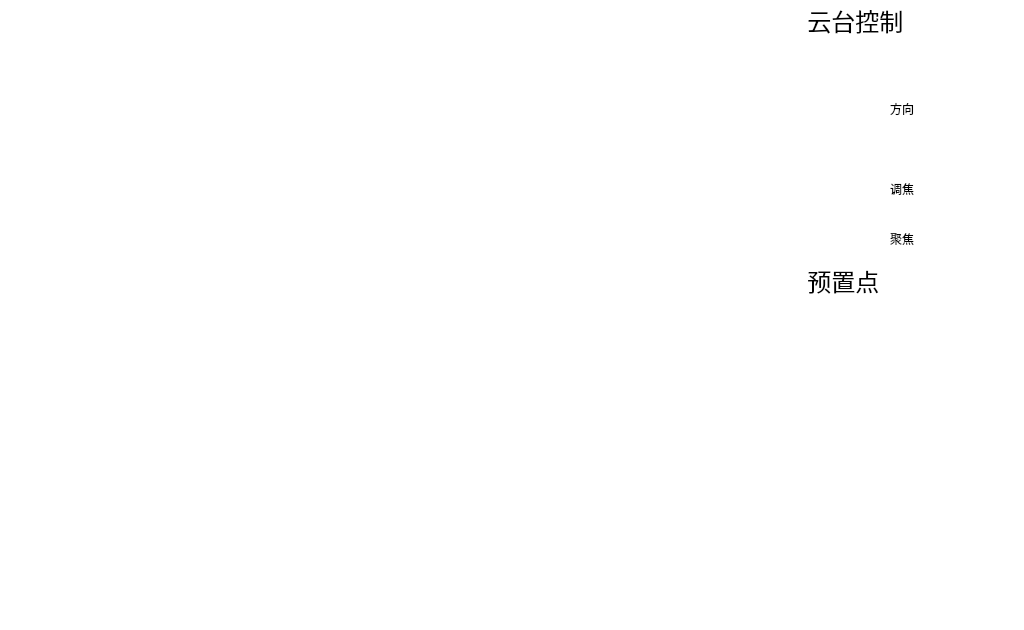
<?xml version="1.0" encoding="UTF-8"?>
<ui version="4.0">
 <class>pvmsMonitorWidget</class>
 <widget class="QWidget" name="pvmsMonitorWidget">
  <property name="geometry">
   <rect>
    <x>0</x>
    <y>0</y>
    <width>1024</width>
    <height>630</height>
   </rect>
  </property>
  <property name="windowTitle">
   <string>Form</string>
  </property>
  <widget class="QLabel" name="label_6">
   <property name="geometry">
    <rect>
     <x>794</x>
     <y>220</y>
     <width>226</width>
     <height>41</height>
    </rect>
   </property>
   <property name="font">
    <font>
     <pointsize>12</pointsize>
    </font>
   </property>
   <property name="styleSheet">
    <string notr="true">#label_6 { 
	color: rgb(33, 131, 229);
    background-color: rgb(255, 255, 255);
  } 
 #label_6 * { 
     background-color:; 
 }</string>
   </property>
   <property name="text">
    <string/>
   </property>
  </widget>
  <widget class="QPushButton" name="presetNoPushButton_8">
   <property name="geometry">
    <rect>
     <x>970</x>
     <y>370</y>
     <width>53</width>
     <height>32</height>
    </rect>
   </property>
   <property name="font">
    <font>
     <pointsize>12</pointsize>
    </font>
   </property>
   <property name="styleSheet">
    <string notr="true">QPushButton{
background-image: url(:/res/8.bmp);
border-color: rgb(255, 255, 255);
border-width: 1px;
border-style: solid;}
QPushButton:hover{background-color: rgb(246, 246, 246);color: rgb(86, 164, 246);border-color: rgb(255, 255, 255);border-width: 2px;border-style: solid;}

QPushButton:pressed
{background-color: rgb(86, 164, 246);color: rgb(255, 255, 255);border-color: rgb(170, 170, 170);border-width: 2px;border-style: solid;}</string>
   </property>
   <property name="text">
    <string/>
   </property>
   <property name="checkable">
    <bool>true</bool>
   </property>
  </widget>
  <widget class="QPushButton" name="zoomOutPushButton">
   <property name="geometry">
    <rect>
     <x>808</x>
     <y>170</y>
     <width>71</width>
     <height>32</height>
    </rect>
   </property>
   <property name="font">
    <font>
     <pointsize>12</pointsize>
    </font>
   </property>
   <property name="styleSheet">
    <string notr="true">QPushButton{
background-image: url(:/res/plus.bmp);
border-color: rgb(255, 255, 255);
border-width: 1px;
border-style: solid;}
QPushButton:pressed
{background-color: rgb(86, 164, 246);color: rgb(255, 255, 255);border-color: rgb(170, 170, 170);border-width: 2px;border-style: solid;}
</string>
   </property>
   <property name="text">
    <string/>
   </property>
  </widget>
  <widget class="QPushButton" name="focusNearPushButton">
   <property name="geometry">
    <rect>
     <x>930</x>
     <y>220</y>
     <width>71</width>
     <height>32</height>
    </rect>
   </property>
   <property name="font">
    <font>
     <pointsize>12</pointsize>
    </font>
   </property>
   <property name="styleSheet">
    <string notr="true">QPushButton{
background-image: url(:/res/near.bmp);
border-color: rgb(255, 255, 255);
border-width: 1px;
border-style: solid;}
QPushButton:pressed
{background-color: rgb(86, 164, 246);color: rgb(255, 255, 255);border-color: rgb(170, 170, 170);border-width: 2px;border-style: solid;}
</string>
   </property>
   <property name="text">
    <string/>
   </property>
  </widget>
  <widget class="QPushButton" name="startPollingPushButton">
   <property name="geometry">
    <rect>
     <x>915</x>
     <y>510</y>
     <width>30</width>
     <height>31</height>
    </rect>
   </property>
   <property name="styleSheet">
    <string notr="true">border-image: url(:/monres/start1.bmp);</string>
   </property>
   <property name="text">
    <string/>
   </property>
   <property name="iconSize">
    <size>
     <width>30</width>
     <height>31</height>
    </size>
   </property>
   <property name="checkable">
    <bool>true</bool>
   </property>
   <property name="checked">
    <bool>false</bool>
   </property>
   <property name="flat">
    <bool>true</bool>
   </property>
  </widget>
  <widget class="QLabel" name="label">
   <property name="geometry">
    <rect>
     <x>890</x>
     <y>180</y>
     <width>31</width>
     <height>17</height>
    </rect>
   </property>
   <property name="styleSheet">
    <string notr="true">background-color: rgb(255, 255, 255);
color: rgb(0, 0, 0);</string>
   </property>
   <property name="text">
    <string>调焦</string>
   </property>
  </widget>
  <widget class="QPushButton" name="cameraSwitchPushButton">
   <property name="geometry">
    <rect>
     <x>785</x>
     <y>470</y>
     <width>112</width>
     <height>32</height>
    </rect>
   </property>
   <property name="font">
    <font>
     <pointsize>12</pointsize>
    </font>
   </property>
   <property name="styleSheet">
    <string notr="true">QPushButton{
background-image: url(:/monres/cameraoff.bmp);
border-color: rgb(255, 255, 255);
border-width: 1px;
border-style: solid;}

QPushButton:pressed
{background-color: rgb(86, 164, 246);color: rgb(255, 255, 255);border-color: rgb(170, 170, 170);border-width: 2px;border-style: solid;}

</string>
   </property>
   <property name="text">
    <string/>
   </property>
   <property name="checkable">
    <bool>true</bool>
   </property>
  </widget>
  <widget class="QLabel" name="label_10">
   <property name="geometry">
    <rect>
     <x>890</x>
     <y>100</y>
     <width>31</width>
     <height>17</height>
    </rect>
   </property>
   <property name="styleSheet">
    <string notr="true">background-color: rgb(255, 255, 255);
color: rgb(0, 0, 0);</string>
   </property>
   <property name="text">
    <string>方向</string>
   </property>
  </widget>
  <widget class="QPushButton" name="focusFarPushButton">
   <property name="geometry">
    <rect>
     <x>808</x>
     <y>220</y>
     <width>71</width>
     <height>32</height>
    </rect>
   </property>
   <property name="font">
    <font>
     <pointsize>12</pointsize>
    </font>
   </property>
   <property name="styleSheet">
    <string notr="true">QPushButton{
background-image: url(:/res/fare.bmp);
border-color: rgb(255, 255, 255);
border-width: 1px;
border-style: solid;}
QPushButton:pressed
{background-color: rgb(86, 164, 246);color: rgb(255, 255, 255);border-color: rgb(170, 170, 170);border-width: 2px;border-style: solid;}
</string>
   </property>
   <property name="text">
    <string/>
   </property>
  </widget>
  <widget class="QPushButton" name="presetNoPushButton_3">
   <property name="geometry">
    <rect>
     <x>910</x>
     <y>310</y>
     <width>53</width>
     <height>32</height>
    </rect>
   </property>
   <property name="font">
    <font>
     <pointsize>12</pointsize>
    </font>
   </property>
   <property name="styleSheet">
    <string notr="true">QPushButton{
background-image: url(:/res/3.bmp);
border-color: rgb(255, 255, 255);
border-width: 1px;
border-style: solid;}
QPushButton:hover{background-color: rgb(246, 246, 246);color: rgb(86, 164, 246);border-color: rgb(255, 255, 255);border-width: 2px;border-style: solid;}

QPushButton:pressed
{background-color: rgb(86, 164, 246);color: rgb(255, 255, 255);border-color: rgb(170, 170, 170);border-width: 2px;border-style: solid;}</string>
   </property>
   <property name="text">
    <string/>
   </property>
   <property name="checkable">
    <bool>true</bool>
   </property>
  </widget>
  <widget class="QPushButton" name="pausePollingPushButton">
   <property name="geometry">
    <rect>
     <x>860</x>
     <y>510</y>
     <width>30</width>
     <height>31</height>
    </rect>
   </property>
   <property name="styleSheet">
    <string notr="true">border-image: url(:/monres/pause.bmp);</string>
   </property>
   <property name="text">
    <string/>
   </property>
   <property name="iconSize">
    <size>
     <width>30</width>
     <height>31</height>
    </size>
   </property>
   <property name="checkable">
    <bool>true</bool>
   </property>
   <property name="flat">
    <bool>true</bool>
   </property>
  </widget>
  <widget class="QPushButton" name="zoomInPushButton">
   <property name="geometry">
    <rect>
     <x>930</x>
     <y>170</y>
     <width>71</width>
     <height>32</height>
    </rect>
   </property>
   <property name="font">
    <font>
     <pointsize>12</pointsize>
    </font>
   </property>
   <property name="styleSheet">
    <string notr="true">QPushButton{
background-image: url(:/res/substruct.bmp);
border-color: rgb(255, 255, 255);
border-width: 1px;
border-style: solid;}
QPushButton:pressed
{background-color: rgb(86, 164, 246);color: rgb(255, 255, 255);border-color: rgb(170, 170, 170);border-width: 2px;border-style: solid;}

</string>
   </property>
   <property name="text">
    <string/>
   </property>
  </widget>
  <widget class="QPushButton" name="presetNoPushButton_2">
   <property name="geometry">
    <rect>
     <x>850</x>
     <y>310</y>
     <width>53</width>
     <height>32</height>
    </rect>
   </property>
   <property name="font">
    <font>
     <pointsize>12</pointsize>
    </font>
   </property>
   <property name="styleSheet">
    <string notr="true">
QPushButton
{background-image: url(:/monres/2.bmp);
border-color: rgb(255, 255, 255);
border-width: 1px;
border-style: solid;}

QPushButton:hover{background-color: rgb(246, 246, 246);color: rgb(86, 164, 246);border-color: rgb(255, 255, 255);border-width: 2px;border-style: solid;}

QPushButton:pressed
{background-color: rgb(86, 164, 246);color: rgb(255, 255, 255);border-color: rgb(170, 170, 170);border-width: 2px;border-style: solid;}</string>
   </property>
   <property name="text">
    <string/>
   </property>
   <property name="checkable">
    <bool>true</bool>
   </property>
  </widget>
  <widget class="QPushButton" name="ptzRightPushButton">
   <property name="geometry">
    <rect>
     <x>950</x>
     <y>90</y>
     <width>71</width>
     <height>32</height>
    </rect>
   </property>
   <property name="styleSheet">
    <string notr="true">QPushButton{
background-image: url(:/res/right.bmp);
border-color: rgb(255, 255, 255);
border-width: 1px;
border-style: solid;}
QPushButton:pressed
{background-color: rgb(86, 164, 246);color: rgb(255, 255, 255);border-color: rgb(170, 170, 170);border-width: 2px;border-style: solid;}
</string>
   </property>
   <property name="text">
    <string/>
   </property>
   <property name="iconSize">
    <size>
     <width>50</width>
     <height>50</height>
    </size>
   </property>
  </widget>
  <widget class="QLabel" name="label_2">
   <property name="geometry">
    <rect>
     <x>890</x>
     <y>230</y>
     <width>31</width>
     <height>17</height>
    </rect>
   </property>
   <property name="styleSheet">
    <string notr="true">background-color: rgb(255, 255, 255);
color: rgb(0, 0, 0);</string>
   </property>
   <property name="text">
    <string>聚焦</string>
   </property>
  </widget>
  <widget class="QPushButton" name="ptzLeftPushButton">
   <property name="geometry">
    <rect>
     <x>790</x>
     <y>90</y>
     <width>71</width>
     <height>32</height>
    </rect>
   </property>
   <property name="styleSheet">
    <string notr="true">QPushButton{
background-image: url(:/res/left.bmp);
border-color: rgb(255, 255, 255);
border-width: 1px;
border-style: solid;}
QPushButton:pressed
{background-color: rgb(86, 164, 246);color: rgb(255, 255, 255);border-color: rgb(170, 170, 170);border-width: 2px;border-style: solid;}
</string>
   </property>
   <property name="text">
    <string/>
   </property>
   <property name="iconSize">
    <size>
     <width>50</width>
     <height>50</height>
    </size>
   </property>
  </widget>
  <widget class="QLabel" name="label_4">
   <property name="geometry">
    <rect>
     <x>794</x>
     <y>40</y>
     <width>231</width>
     <height>131</height>
    </rect>
   </property>
   <property name="font">
    <font>
     <pointsize>12</pointsize>
    </font>
   </property>
   <property name="styleSheet">
    <string notr="true"> #label_4 { 
	color: rgb(33, 131, 229);
    background-color: rgb(255, 255, 255);
  } 
 #label_4 * { 
     background-color:; 
 }</string>
   </property>
   <property name="text">
    <string/>
   </property>
  </widget>
  <widget class="QPushButton" name="presetSetPushButton">
   <property name="geometry">
    <rect>
     <x>785</x>
     <y>430</y>
     <width>112</width>
     <height>32</height>
    </rect>
   </property>
   <property name="font">
    <font>
     <pointsize>12</pointsize>
    </font>
   </property>
   <property name="styleSheet">
    <string notr="true">QPushButton{
background-image: url(:/res/setuse.bmp);
border-color: rgb(255, 255, 255);
border-width: 1px;
border-style: solid;}
QPushButton:pressed
{background-color: rgb(86, 164, 246);color: rgb(255, 255, 255);border-color: rgb(170, 170, 170);border-width: 2px;border-style: solid;}
</string>
   </property>
   <property name="text">
    <string/>
   </property>
   <property name="checkable">
    <bool>false</bool>
   </property>
   <property name="checked">
    <bool>false</bool>
   </property>
  </widget>
  <widget class="QPushButton" name="presetNoPushButton_7">
   <property name="geometry">
    <rect>
     <x>910</x>
     <y>370</y>
     <width>53</width>
     <height>32</height>
    </rect>
   </property>
   <property name="font">
    <font>
     <pointsize>12</pointsize>
    </font>
   </property>
   <property name="styleSheet">
    <string notr="true">QPushButton{
background-image: url(:/res/7.bmp);
border-color: rgb(255, 255, 255);
border-width: 1px;
border-style: solid;}
QPushButton:hover{background-color: rgb(246, 246, 246);color: rgb(86, 164, 246);border-color: rgb(255, 255, 255);border-width: 2px;border-style: solid;}

QPushButton:pressed
{background-color: rgb(86, 164, 246);color: rgb(255, 255, 255);border-color: rgb(170, 170, 170);border-width: 2px;border-style: solid;}</string>
   </property>
   <property name="text">
    <string/>
   </property>
   <property name="checkable">
    <bool>true</bool>
   </property>
  </widget>
  <widget class="QPushButton" name="ptzDownPushButton">
   <property name="geometry">
    <rect>
     <x>850</x>
     <y>130</y>
     <width>112</width>
     <height>32</height>
    </rect>
   </property>
   <property name="styleSheet">
    <string notr="true">QPushButton{
background-image: url(:/res/down.bmp);
border-color: rgb(255, 255, 255);
border-width: 1px;
border-style: solid;}
QPushButton:pressed
{background-color: rgb(86, 164, 246);color: rgb(255, 255, 255);border-color: rgb(170, 170, 170);border-width: 2px;border-style: solid;}
</string>
   </property>
   <property name="text">
    <string/>
   </property>
   <property name="iconSize">
    <size>
     <width>50</width>
     <height>50</height>
    </size>
   </property>
  </widget>
  <widget class="QPushButton" name="temporarySavePushButton">
   <property name="geometry">
    <rect>
     <x>830</x>
     <y>550</y>
     <width>166</width>
     <height>32</height>
    </rect>
   </property>
   <property name="font">
    <font>
     <pointsize>12</pointsize>
    </font>
   </property>
   <property name="styleSheet">
    <string notr="true">QPushButton{
background-image: url(:/monres/savevedio.bmp);
border-color: rgb(255, 255, 255);
border-width: 1px;
border-style: solid;}
QPushButton:pressed
{background-color: rgb(86, 164, 246);color: rgb(255, 255, 255);border-color: rgb(170, 170, 170);border-width: 2px;border-style: solid;}
</string>
   </property>
   <property name="text">
    <string/>
   </property>
  </widget>
  <widget class="QPushButton" name="alarmPushButton">
   <property name="geometry">
    <rect>
     <x>810</x>
     <y>590</y>
     <width>82</width>
     <height>36</height>
    </rect>
   </property>
   <property name="font">
    <font>
     <pointsize>12</pointsize>
    </font>
   </property>
   <property name="styleSheet">
    <string notr="true">QPushButton{
background-image: url(:/monres/alertoff.bmp);
border-color: rgb(255, 255, 255);
border-width: 1px;
border-style: solid;}
QPushButton:pressed
{background-color: rgb(86, 164, 246);color: rgb(255, 255, 255);border-color: rgb(170, 170, 170);border-width: 2px;border-style: solid;}</string>
   </property>
   <property name="text">
    <string/>
   </property>
   <property name="checkable">
    <bool>true</bool>
   </property>
  </widget>
  <widget class="QPushButton" name="fillLightSwitchPushButton">
   <property name="geometry">
    <rect>
     <x>910</x>
     <y>470</y>
     <width>112</width>
     <height>32</height>
    </rect>
   </property>
   <property name="font">
    <font>
     <pointsize>12</pointsize>
    </font>
   </property>
   <property name="styleSheet">
    <string notr="true">QPushButton{
background-image: url(:/monres/ligtoff.bmp);
border-color: rgb(255, 255, 255);
border-width: 1px;
border-style: solid;
}
QPushButton:pressed
{background-color: rgb(86, 164, 246);color: rgb(255, 255, 255);border-color: rgb(170, 170, 170);border-width: 2px;border-style: solid;}
</string>
   </property>
   <property name="text">
    <string/>
   </property>
   <property name="checkable">
    <bool>true</bool>
   </property>
  </widget>
  <widget class="QPushButton" name="presetNoPushButton_4">
   <property name="geometry">
    <rect>
     <x>970</x>
     <y>310</y>
     <width>53</width>
     <height>32</height>
    </rect>
   </property>
   <property name="font">
    <font>
     <pointsize>12</pointsize>
    </font>
   </property>
   <property name="styleSheet">
    <string notr="true">QPushButton{
background-image: url(:/res/4.bmp);
border-color: rgb(255, 255, 255);
border-width: 1px;
border-style: solid;}
QPushButton:hover{background-color: rgb(246, 246, 246);color: rgb(86, 164, 246);border-color: rgb(255, 255, 255);border-width: 2px;border-style: solid;}

QPushButton:pressed
{background-color: rgb(86, 164, 246);color: rgb(255, 255, 255);border-color: rgb(170, 170, 170);border-width: 2px;border-style: solid;}</string>
   </property>
   <property name="text">
    <string/>
   </property>
   <property name="checkable">
    <bool>true</bool>
   </property>
  </widget>
  <widget class="QLabel" name="label_9">
   <property name="geometry">
    <rect>
     <x>794</x>
     <y>560</y>
     <width>231</width>
     <height>101</height>
    </rect>
   </property>
   <property name="styleSheet">
    <string notr="true"> #label_9 { 
    background-color: rgb(255, 255, 255);
  } 
 #label_9 * { 
	 color: rgb(33, 131, 229);
     background-color:; 
 }</string>
   </property>
   <property name="text">
    <string/>
   </property>
  </widget>
  <widget class="QPushButton" name="pollingNextOnePushButton">
   <property name="geometry">
    <rect>
     <x>970</x>
     <y>510</y>
     <width>30</width>
     <height>31</height>
    </rect>
   </property>
   <property name="styleSheet">
    <string notr="true">QPushButton{
border-image: url(:/monres/fast.bmp);}
QPushButton:pressed
{background-color: rgb(255, 255, 255);color: rgb(255, 255, 255);border-color: rgb(86, 164, 246);border-width: 6px;border-style: solid;}</string>
   </property>
   <property name="text">
    <string/>
   </property>
   <property name="iconSize">
    <size>
     <width>30</width>
     <height>31</height>
    </size>
   </property>
   <property name="flat">
    <bool>true</bool>
   </property>
  </widget>
  <widget class="QPushButton" name="ptzUpPushButton">
   <property name="geometry">
    <rect>
     <x>850</x>
     <y>50</y>
     <width>112</width>
     <height>32</height>
    </rect>
   </property>
   <property name="styleSheet">
    <string notr="true">QPushButton{
background-image: url(:/res/up.bmp);
border-color: rgb(255, 255, 255);
border-width: 1px;
border-style: solid;}

QPushButton:pressed
{background-color: rgb(86, 164, 246);color: rgb(255, 255, 255);border-color: rgb(170, 170, 170);border-width: 2px;border-style: solid;}


</string>
   </property>
   <property name="text">
    <string/>
   </property>
   <property name="iconSize">
    <size>
     <width>50</width>
     <height>50</height>
    </size>
   </property>
   <property name="flat">
    <bool>false</bool>
   </property>
  </widget>
  <widget class="QPushButton" name="pollingLastOnePushButton">
   <property name="geometry">
    <rect>
     <x>800</x>
     <y>510</y>
     <width>30</width>
     <height>31</height>
    </rect>
   </property>
   <property name="styleSheet">
    <string notr="true">QPushButton{
border-image: url(:/monres/slow.bmp);}
QPushButton:pressed
{background-color: rgb(255, 255, 255);color: rgb(255, 255, 255);border-color: rgb(86, 164, 246);border-width: 6px;border-style: solid;}</string>
   </property>
   <property name="text">
    <string/>
   </property>
   <property name="iconSize">
    <size>
     <width>30</width>
     <height>31</height>
    </size>
   </property>
   <property name="flat">
    <bool>true</bool>
   </property>
  </widget>
  <widget class="QLabel" name="label_3">
   <property name="geometry">
    <rect>
     <x>794</x>
     <y>-5</y>
     <width>231</width>
     <height>51</height>
    </rect>
   </property>
   <property name="font">
    <font>
     <pointsize>18</pointsize>
    </font>
   </property>
   <property name="layoutDirection">
    <enum>Qt::LeftToRight</enum>
   </property>
   <property name="styleSheet">
    <string notr="true"> #label_3 { 
	color: rgb(0, 0, 0);
    background-color: rgb(255, 255, 255);
  } 
 #label_3 * { 
     background-color:; 
 }</string>
   </property>
   <property name="text">
    <string>  云台控制</string>
   </property>
   <property name="textFormat">
    <enum>Qt::AutoText</enum>
   </property>
  </widget>
  <widget class="QPushButton" name="presetNoPushButton_6">
   <property name="geometry">
    <rect>
     <x>850</x>
     <y>370</y>
     <width>53</width>
     <height>32</height>
    </rect>
   </property>
   <property name="font">
    <font>
     <pointsize>12</pointsize>
    </font>
   </property>
   <property name="styleSheet">
    <string notr="true">QPushButton{
background-image: url(:/res/6.bmp);
border-color: rgb(255, 255, 255);
border-width: 1px;
border-style: solid;}
QPushButton:hover{background-color: rgb(246, 246, 246);color: rgb(86, 164, 246);border-color: rgb(255, 255, 255);border-width: 2px;border-style: solid;}

QPushButton:pressed
{background-color: rgb(86, 164, 246);color: rgb(255, 255, 255);border-color: rgb(170, 170, 170);border-width: 2px;border-style: solid;}</string>
   </property>
   <property name="text">
    <string/>
   </property>
   <property name="checkable">
    <bool>true</bool>
   </property>
  </widget>
  <widget class="QPushButton" name="presetNoPushButton">
   <property name="geometry">
    <rect>
     <x>790</x>
     <y>310</y>
     <width>53</width>
     <height>32</height>
    </rect>
   </property>
   <property name="font">
    <font>
     <pointsize>12</pointsize>
    </font>
   </property>
   <property name="styleSheet">
    <string notr="true">QPushButton{
background-image: url(:/monres/11.bmp);
border-color: rgb(255, 255, 255);
border-width: 1px;
border-style: solid;}

QPushButton:hover{background-color: rgb(246, 246, 246);color: rgb(86, 164, 246);border-color: rgb(255, 255, 255);border-width: 2px;border-style: solid;}

QPushButton:pressed
{background-color: rgb(86, 164, 246);color: rgb(255, 255, 255);border-color: rgb(170, 170, 170);border-width: 2px;border-style: solid;}</string>
   </property>
   <property name="text">
    <string/>
   </property>
   <property name="checkable">
    <bool>true</bool>
   </property>
   <property name="checked">
    <bool>false</bool>
   </property>
   <property name="flat">
    <bool>false</bool>
   </property>
  </widget>
  <widget class="QPushButton" name="presetNoPushButton_5">
   <property name="geometry">
    <rect>
     <x>790</x>
     <y>370</y>
     <width>53</width>
     <height>32</height>
    </rect>
   </property>
   <property name="font">
    <font>
     <pointsize>12</pointsize>
    </font>
   </property>
   <property name="styleSheet">
    <string notr="true">QPushButton{
background-image: url(:/res/5.bmp);
border-color: rgb(255, 255, 255);
border-width: 1px;
border-style: solid;}
QPushButton:hover{background-color: rgb(246, 246, 246);color: rgb(86, 164, 246);border-color: rgb(255, 255, 255);border-width: 2px;border-style: solid;}

QPushButton:pressed
{background-color: rgb(86, 164, 246);color: rgb(255, 255, 255);border-color: rgb(170, 170, 170);border-width: 2px;border-style: solid;}</string>
   </property>
   <property name="text">
    <string/>
   </property>
   <property name="checkable">
    <bool>true</bool>
   </property>
  </widget>
  <widget class="QLabel" name="label_5">
   <property name="geometry">
    <rect>
     <x>794</x>
     <y>170</y>
     <width>231</width>
     <height>51</height>
    </rect>
   </property>
   <property name="font">
    <font>
     <pointsize>12</pointsize>
    </font>
   </property>
   <property name="styleSheet">
    <string notr="true"> #label_5 { 
	color: rgb(33, 131, 229);
    background-color: rgb(255, 255, 255);
  } 
 #label_5 * { 
     background-color:; 
 }</string>
   </property>
   <property name="text">
    <string/>
   </property>
  </widget>
  <widget class="QLabel" name="label_8">
   <property name="geometry">
    <rect>
     <x>795</x>
     <y>310</y>
     <width>231</width>
     <height>251</height>
    </rect>
   </property>
   <property name="styleSheet">
    <string notr="true"> #label_8 { 
    background-color: rgb(255, 255, 255);
  } 
 #label_8 * { 
     background-color:; 
 }</string>
   </property>
   <property name="text">
    <string/>
   </property>
  </widget>
  <widget class="QPushButton" name="presetGetPushButton">
   <property name="geometry">
    <rect>
     <x>910</x>
     <y>430</y>
     <width>112</width>
     <height>32</height>
    </rect>
   </property>
   <property name="font">
    <font>
     <pointsize>12</pointsize>
    </font>
   </property>
   <property name="styleSheet">
    <string notr="true">QPushButton{
background-image: url(:/res/usepreset.bmp);
border-color: rgb(255, 255, 255);
border-width: 1px;
border-style: solid;}
QPushButton:pressed
{background-color: rgb(255, 255, 255);color: rgb(255, 255, 255);border-color: rgb(86, 164, 246);border-width: 6px;border-style: solid;}</string>
   </property>
   <property name="text">
    <string/>
   </property>
  </widget>
  <widget class="QLabel" name="label_7">
   <property name="geometry">
    <rect>
     <x>794</x>
     <y>250</y>
     <width>231</width>
     <height>61</height>
    </rect>
   </property>
   <property name="font">
    <font>
     <pointsize>18</pointsize>
    </font>
   </property>
   <property name="layoutDirection">
    <enum>Qt::LeftToRight</enum>
   </property>
   <property name="styleSheet">
    <string notr="true"> #label_7 { 
	color: rgb(0, 0, 0);
    background-color: rgb(255, 255, 255);
  } 
 #label_7 * { 
     background-color:; 
 }</string>
   </property>
   <property name="text">
    <string>  预置点</string>
   </property>
   <property name="textFormat">
    <enum>Qt::AutoText</enum>
   </property>
  </widget>
  <widget class="QPushButton" name="canselPushButton">
   <property name="geometry">
    <rect>
     <x>930</x>
     <y>590</y>
     <width>82</width>
     <height>36</height>
    </rect>
   </property>
   <property name="font">
    <font>
     <pointsize>12</pointsize>
    </font>
   </property>
   <property name="styleSheet">
    <string notr="true">QPushButton{
background-image: url(:/monres/cancel.bmp);
border-color: rgb(255, 255, 255);
border-width: 1px;
border-style: solid;}
QPushButton:pressed
{background-color: rgb(86, 164, 246);color: rgb(255, 255, 255);border-color: rgb(170, 170, 170);border-width: 2px;border-style: solid;}</string>
   </property>
   <property name="text">
    <string/>
   </property>
   <property name="checkable">
    <bool>true</bool>
   </property>
  </widget>
  <widget class="QLabel" name="label_11">
   <property name="geometry">
    <rect>
     <x>0</x>
     <y>0</y>
     <width>1024</width>
     <height>630</height>
    </rect>
   </property>
   <property name="toolTipDuration">
    <number>0</number>
   </property>
   <property name="styleSheet">
    <string notr="true">background-color: rgb(255, 255, 255);</string>
   </property>
   <property name="text">
    <string/>
   </property>
  </widget>
  <zorder>label_9</zorder>
  <zorder>label_8</zorder>
  <zorder>label_11</zorder>
  <zorder>label_6</zorder>
  <zorder>label_2</zorder>
  <zorder>label_4</zorder>
  <zorder>ptzDownPushButton</zorder>
  <zorder>ptzUpPushButton</zorder>
  <zorder>label_3</zorder>
  <zorder>label_5</zorder>
  <zorder>presetGetPushButton</zorder>
  <zorder>label_7</zorder>
  <zorder>zoomOutPushButton</zorder>
  <zorder>zoomInPushButton</zorder>
  <zorder>label</zorder>
  <zorder>label_10</zorder>
  <zorder>ptzLeftPushButton</zorder>
  <zorder>ptzRightPushButton</zorder>
  <zorder>presetNoPushButton_2</zorder>
  <zorder>presetNoPushButton_3</zorder>
  <zorder>presetNoPushButton_7</zorder>
  <zorder>presetNoPushButton_6</zorder>
  <zorder>presetNoPushButton_5</zorder>
  <zorder>presetNoPushButton_8</zorder>
  <zorder>presetNoPushButton_4</zorder>
  <zorder>presetSetPushButton</zorder>
  <zorder>startPollingPushButton</zorder>
  <zorder>temporarySavePushButton</zorder>
  <zorder>fillLightSwitchPushButton</zorder>
  <zorder>cameraSwitchPushButton</zorder>
  <zorder>alarmPushButton</zorder>
  <zorder>pausePollingPushButton</zorder>
  <zorder>pollingLastOnePushButton</zorder>
  <zorder>pollingNextOnePushButton</zorder>
  <zorder>focusFarPushButton</zorder>
  <zorder>focusNearPushButton</zorder>
  <zorder>canselPushButton</zorder>
  <zorder>presetNoPushButton</zorder>
 </widget>
 <resources/>
 <connections/>
</ui>
